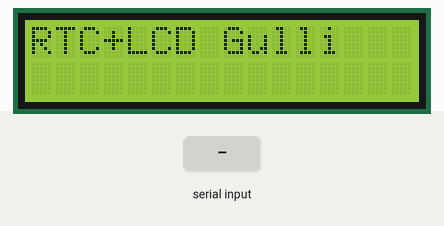
Simulated run of this sketch. Board: Arduino Uno, built with avr-gcc and run on an emulated ATmega328P. On the bench: 16×2 character LCD. Inputs (shaded band) come from the test bench. The local clock reads 2024-03-15 10:24:30 at power-on unless the sketch sets it; what the sketch prints to the serial monitor is not drawn.

Above: at 0.1 s.
At 4.2 s:
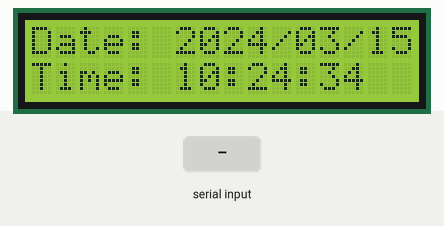
4.3 s: "s" received over Serial
6.6 s: "90,45\n" received over Serial
At 7.4 s:
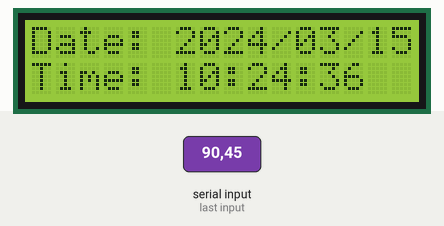
Timing chart, 0 to 9.6 s (numbered marks = the images above; inputs shaded):
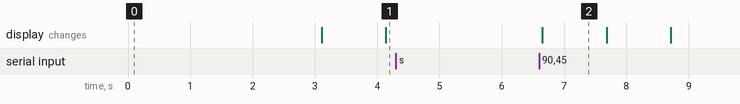

Measured:
- after the input at 4.3 s, every drawn part: stays the same
- after the input at 6.6 s, the display: changes after 0.05 s (image 2)
- what the display in image 2 shows lasts 1.0 s, from 6.7 s to 7.7 s

The sketch:

rtc_lcd.ino
```cpp
// (licence header left out)
// Servizio ORA ESATTA http://www.inrim.it/ntp/webclock_i.shtml da usare per impostare l'ora dell'RTC

#include <virtuabotixRTC.h>    //libreria per RTC
#include <LiquidCrystal_I2C.h> // Libreria per LCD con interfaccia I2C

#define USE_LCD
// alimento modulo RTC direttamente dai PIN di I/O di Arduino
#define VCC_PIN 8
#define GND_PIN 9

// collegamenti dati del modulo RTC DS1302
#define CLK_PIN 10
#define DAT_PIN 11
#define RST_PIN 12

// array di interi per memorizzare i valori per settare l'RTC
byte dateTime[7]={0,0,0,0,0,0,0};

#ifdef USE_LCD
//definisco oggetto lcd del tipo LiquidCrystal_I2C
LiquidCrystal_I2C lcd(0x3F, 16, 2);
#endif

//Creo oggetto virtuabotixRTC(uint8_t CLK, uint8_t DAT, uint8_t RST);
virtuabotixRTC myRTC(CLK_PIN, DAT_PIN, RST_PIN);

void setup()  {

  Serial.begin(115200);
  //creo alimentazione per RTC attraverso i pin di IO
  //creo VCC
 digitalWrite(VCC_PIN,HIGH);
 pinMode(VCC_PIN,OUTPUT);
  //creao GND
 digitalWrite(GND_PIN,LOW);
 pinMode(GND_PIN,OUTPUT);
  //myRTC.initRTC(CLK_PIN, DAT_PIN, RST_PIN);

#ifdef USE_LCD
    // Retroilluminazione del display
  lcd.begin();
  lcd.backlight();
  lcd.setCursor(0, 0); // Sposto il cursore nella prima colonna, prima riga
  lcd.print("RTC+LCD Gulli");   // Stampo il messaggio
  delay(3000);
#endif
}


void loop()  {
// aggiorno la lettura del tempo dal modulo RTC
  myRTC.updateTime();

// controllo se ci sono comandi da serialie per rimettere l'orologio
  if (Serial.available()){
      if (Serial.peek()=='s') { // 's' significa che volgio rimettere la data e l'ora. 'q' per annullare l'operazione
        Serial.read();
        Serial.println("Inserisci la data ed il tempo nel");
        Serial.println("formato: aa,mm,gg,gs,hh,mm,ss oppure q per annullare");
        while(!Serial.available());
        delay(20);
        //Serial.println(Serial.available());
        // se ho inviato 'q' oppure una stringa non valida di dimensioni inferiori a 19 caratteri allora annullo tutto
          if(Serial.peek()=='q'||Serial.available()<19) {
            Serial.read(); //elimino carattere dal registro di ingresso della seriale
            Serial.println("Dato non valido");
            return;
          }
        for (int i=0;i<7;i++){ // estraggo 7 numeri dalla stringa inviata via seriale
          dateTime[i]=Serial.parseInt();
          //Serial.println(dateTime[i]);
        }
        // adesso aggiorno data ed ora nel modulo RTC
        myRTC.setDS1302Time(dateTime[6],dateTime[5],dateTime[4],dateTime[3],dateTime[2],dateTime[1],dateTime[0]+2000);
      }
      Serial.read();//elimino carattere dal registro di ingresso della seriale
      }


#ifdef USE_LCD
  lcd.setCursor(0, 0); // Sposto il cursore nella prima colonna, prima riga per stampare la DATA
  lcd.print("Date: ");
  lcd.print(myRTC.year);
  lcd.print("/");

  // se il valore da stampare è di una sola cifra stampo 0 e
  // poi a seguire stampo la cifra singola per non sporcare il display
  if(myRTC.month<10)lcd.print(0);
  lcd.print(myRTC.month);
  lcd.print("/");
  if(myRTC.dayofmonth<10)lcd.print(0);
  lcd.print(myRTC.dayofmonth);

// Sposto il cursore nella prima colonna, seconda riga per stampare l' ORARIO
  lcd.setCursor(0, 1);
  lcd.print("Time: ");
  if(myRTC.hours<10)lcd.print(0);
  lcd.print(myRTC.hours);
  lcd.print(":");
  if(myRTC.minutes<10)lcd.print(0);
  lcd.print(myRTC.minutes);
  lcd.print(":");
  if(myRTC.seconds<10)lcd.print(0);
  lcd.print(myRTC.seconds);
#endif

  Serial.print(myRTC.dayofmonth);
  Serial.print("/");
  Serial.print(myRTC.month);
  Serial.print("/");
  Serial.print(myRTC.year);
  Serial.print("  ");
  Serial.print(myRTC.hours);
  Serial.print(":");
  Serial.print(myRTC.minutes);
  Serial.print(":");
  Serial.println(myRTC.seconds);
  delay( 1000);

}
```
